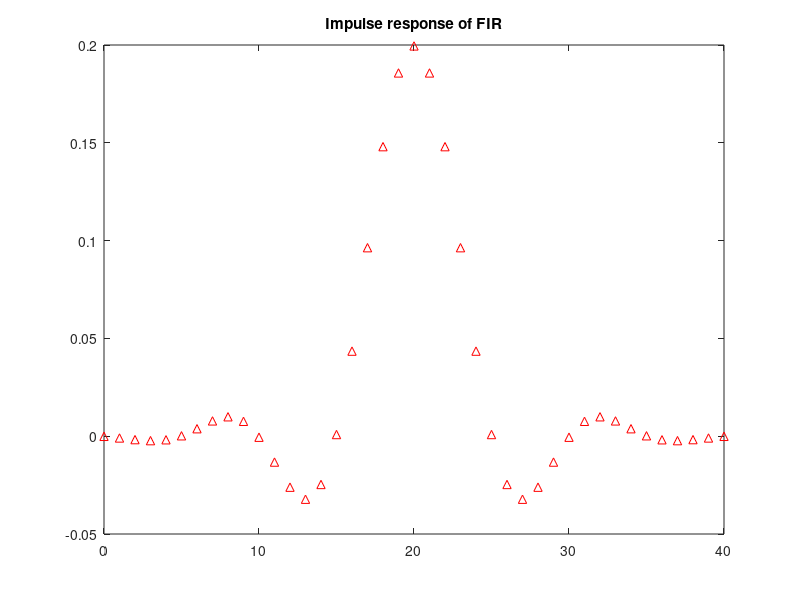

The MATLAB script that drew this image: (Note: this script raises an error after producing the figure.)
%% MEROS A (FIR FILTER WITH HAMMING WINDOW)

function FIR_hamm = FIR()
  Rf_p = 0.1; %% Syxnothta gia th zwnh diavashs
  Rf_s = 0.3; %% Syxnothta gia th zwnh apokophs
  
  %% Den pollaplasiazetai me pi epeidh auto to kanei to fir1
  
  Rf_diff = Rf_s - Rf_p; %% Domega tou zhtoumenou filtrou
  cutoff = (Rf_p + Rf_s) / 2; %% Omega idanikou katwperatou filtrou
  
  filter_length = 8*pi / (Rf_diff*pi);
  FIR_hamm = fir1(filter_length, cutoff); %% Xrhsh hamming me mhkos = filter_length
  
  figure(1); impz(FIR_hamm, 1); title('Impulse response of FIR'); %% arithmhths FIR_hamm PARONOMASTIS 1
  figure(2); stepz(FIR_hamm, 1); title('Step response of FIR');
  
  figure(3); freqz(FIR_hamm, 1, 512); title('Frequency response of FIR');
  figure(4); grpdelay(FIR_hamm, 1, 512); title('Group delay of FIR');